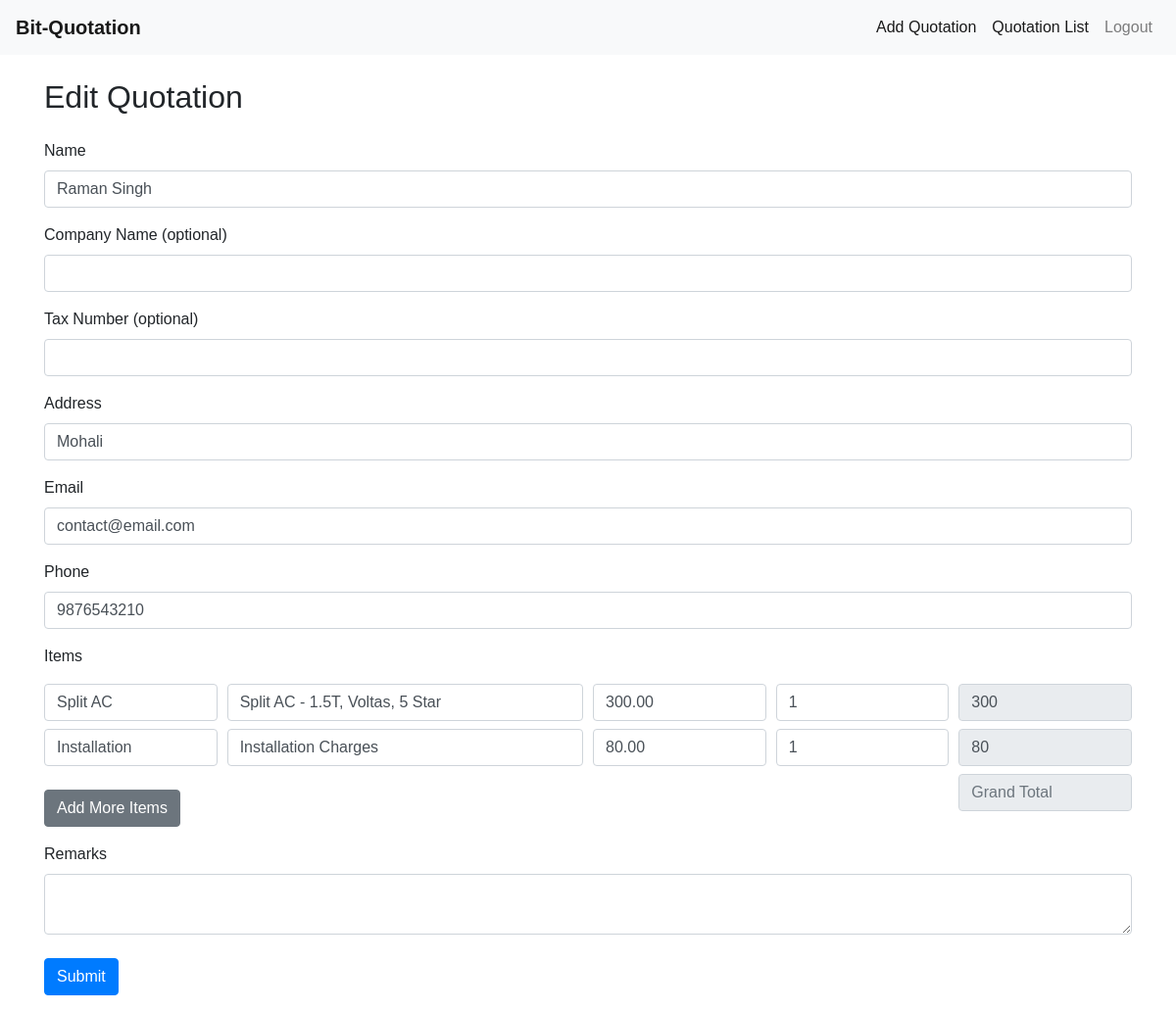
The app's page /edit_quotation.php?id=10 (signed in) with its own data.
### tables this page shows
CREATE TABLE `quotations` (
  `id` int NOT NULL,
  `quotation_number` varchar(50) NOT NULL,
  `quotation_date` timestamp NOT NULL DEFAULT CURRENT_TIMESTAMP,
  `name` varchar(100) NOT NULL,
  `company_name` varchar(100) DEFAULT NULL,
  `tax_number` varchar(50) DEFAULT NULL,
  `address` text NOT NULL,
  `email` varchar(100) NOT NULL,
  `phone` varchar(20) NOT NULL,
  `created_at` timestamp NULL DEFAULT CURRENT_TIMESTAMP,
  `status` enum('quotation','invoice') NOT NULL DEFAULT 'quotation',
  `total_amount` float NOT NULL DEFAULT '0',
  `remarks` text NOT NULL
);

CREATE TABLE `quotation_items` (
  `id` int NOT NULL,
  `quotation_id` int NOT NULL,
  `item_name` varchar(100) NOT NULL,
  `description` text,
  `unit_price` decimal(10,2) NOT NULL,
  `quantity` int NOT NULL,
  `total` float NOT NULL DEFAULT '0'
);

### edit_quotation.php (the view, shortened to what this page needs)
<?php
include 'config.php';
include 'header.php';
$name = $company_name = $tax_number = $address = $email = $phone = "";
$name_err = $email_err = $phone_err = $item_err = "";
    if (isset($_GET['id']) && is_numeric($_GET['id'])) {
        $id = $_GET['id'];
        $sql = "SELECT * FROM quotations WHERE id = ?";
        if ($stmt = $conn->prepare($sql)) {
            $stmt->bind_param("i", $id);
            if ($stmt->execute()) {
                $result = $stmt->get_result();
                if ($result->num_rows == 1) {
                    $row = $result->fetch_assoc();
                    $name = $row['name'];
                    $company_name = $row['company_name'];
                     $remarks = $row['remarks'];
                    $tax_number = $row['tax_number'];
                    $address = $row['address'];
                    $email = $row['email'];
                    $phone = $row['phone'];
                } else {
                    echo "Quotation not found.";
                }
            } else {
                echo "Error executing query: " . $stmt->error;
            }
        } else {
            echo "Error preparing query: " . $conn->error;
        }
    } else {
        echo "Invalid quotation ID.";
    }
?>
<div class="container">
    <h2 class="my-4">Edit Quotation</h2>
    <form action="<?php echo htmlspecialchars($_SERVER["PHP_SELF"]); ?>?id=<?php echo $id;?>" method="post">
        <div class="form-group">
            <label>Name</label>
            <input type="text" name="name" class="form-control <?php echo (!empty($name_err)) ? 'is-invalid' : ''; ?>" value="<?php echo htmlspecialchars($name); ?>">
        </div>
        <div class="form-group">
            <label>Company Name (optional)</label>
            <input type="text" name="company_name" class="form-control" value="<?php echo htmlspecialchars($company_name); ?>">
        </div>
        <div class="form-group">
            <label>Tax Number (optional)</label>
            <input type="text" name="tax_number" class="form-control" value="<?php echo htmlspecialchars($tax_number); ?>">
        </div>
        <div class="form-group">
            <label>Address</label>
            <input type="text" name="address" class="form-control" value="<?php echo htmlspecialchars($address); ?>">
        </div>
        <div class="form-group">
            <label>Email</label>
            <input type="text" name="email" class="form-control <?php echo (!empty($email_err)) ? 'is-invalid' : ''; ?>" value="<?php echo htmlspecialchars($email); ?>">
        </div>
        <div class="form-group">
            <label>Phone</label>
            <input type="text" name="phone" class="form-control <?php echo (!empty($phone_err)) ? 'is-invalid' : ''; ?>" value="<?php echo htmlspecialchars($phone); ?>">
        </div>
<div class="form-group">
    <label>Items</label>
    <div id="item-fields">
        <?php
        $sql_existing_items = "SELECT * FROM quotation_items WHERE quotation_id = ?";
        if ($stmt_existing_items = $conn->prepare($sql_existing_items)) {
            $stmt_existing_items->bind_param("i", $id);
            $stmt_existing_items->execute();
            $result_existing_items = $stmt_existing_items->get_result();
            while ($row_existing_item = $result_existing_items->fetch_assoc()) {
                echo '<div class="form-row mt-2">';
                echo '<div class="col-md-2">';
                echo '<input type="text" name="items[' . $row_existing_item['id'] . '][name]" class="form-control" value="' . htmlspecialchars($row_existing_item['item_name']) . '" placeholder="Item Name">';
                echo '</div>';
                echo '<div class="col-md-4">';
                echo '<input type="text" name="items[' . $row_existing_item['id'] . '][description]" class="form-control" value="' . htmlspecialchars($row_existing_item['description']) . '" placeholder="Description">';
                echo '</div>';
                echo '<div class="col-md-2">';
                echo '<input type="number" name="items[' . $row_existing_item['id'] . '][unit_price]" class="form-control" value="' . htmlspecialchars($row_existing_item['unit_price']) . '" placeholder="Unit Price">';
                echo '</div>';
                echo '<div class="col-md-2">';
                echo '<input type="number" name="items[' . $row_existing_item['id'] . '][quantity]" class="form-control" value="' . htmlspecialchars($row_existing_item['quantity']) . '" placeholder="Quantity">';
                echo '</div>';
                echo '<div class="col-md-2">';
                echo '<input type="number" name="items[' . $row_existing_item['id'] . '][total]" class="form-control" value="' . htmlspecialchars($row_existing_item['total']) . '" placeholder="Total" readonly>';
                echo '</div>';
                echo '</div>';
            }
        }
        ?>
    </div>
            <div id="item-fields2">
                <div class="form-row">
                    <div class="col-md-10 mt-2">
                       <button type="button" class="btn btn-secondary mt-3" id="add-item-btn">Add More Items</button>
                    </div>
                    <div class="col-md-2 mt-2">
                        <input type="number"  id="tn"  class="form-control" placeholder="Grand Total" readonly>
                    </div>
                </div>
            </div>
</div>
        <div class="form-group">
            <label>Remarks</label>
            <textarea name="remarks" class="form-control " ><?php echo htmlspecialchars($remarks); ?></textarea>
        </div>
        <div class="form-group mt-4">
            <input type="submit" class="btn btn-primary" value="Submit">
        </div>
    </form>
</div>
<?php include 'footer.php'; ?>

### style.css (style rules this page uses)
body { font-family: Arial, sans-serif; }

### records on screen
quotations: name "Raman Singh", address "Mohali", email "contact@email.com", phone "9876543210"
quotation_items: item_name "Split AC", description "Split AC - 1.5T, Voltas, 5 Star", unit_price "300.00", quantity "1", total "300"
quotation_items: item_name "Installation", description "Installation Charges", unit_price "80.00", quantity "1", total "80"
